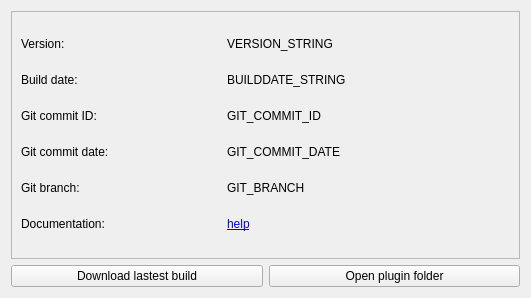
<?xml version="1.0" encoding="UTF-8"?>
<ui version="4.0">
 <class>PluginInfo</class>
 <widget class="QWidget" name="PluginInfo">
  <property name="geometry">
   <rect>
    <x>0</x>
    <y>0</y>
    <width>531</width>
    <height>298</height>
   </rect>
  </property>
  <property name="windowTitle">
   <string>Form</string>
  </property>
  <layout class="QGridLayout" name="gridLayout">
   <item row="1" column="0">
    <widget class="QPushButton" name="download_latest">
     <property name="sizePolicy">
      <sizepolicy hsizetype="Preferred" vsizetype="Fixed">
       <horstretch>0</horstretch>
       <verstretch>0</verstretch>
      </sizepolicy>
     </property>
     <property name="text">
      <string>Download lastest build</string>
     </property>
    </widget>
   </item>
   <item row="1" column="1">
    <widget class="QPushButton" name="open_plugin_folder">
     <property name="sizePolicy">
      <sizepolicy hsizetype="Preferred" vsizetype="Fixed">
       <horstretch>0</horstretch>
       <verstretch>0</verstretch>
      </sizepolicy>
     </property>
     <property name="maximumSize">
      <size>
       <width>16777215</width>
       <height>16777215</height>
      </size>
     </property>
     <property name="text">
      <string>Open plugin folder</string>
     </property>
    </widget>
   </item>
   <item row="0" column="0" colspan="2">
    <widget class="QFrame" name="frame">
     <property name="frameShape">
      <enum>QFrame::StyledPanel</enum>
     </property>
     <property name="frameShadow">
      <enum>QFrame::Raised</enum>
     </property>
     <layout class="QGridLayout" name="gridLayout_2">
      <item row="0" column="0">
       <widget class="QLabel" name="version">
        <property name="sizePolicy">
         <sizepolicy hsizetype="Preferred" vsizetype="Fixed">
          <horstretch>0</horstretch>
          <verstretch>0</verstretch>
         </sizepolicy>
        </property>
        <property name="maximumSize">
         <size>
          <width>200</width>
          <height>16777215</height>
         </size>
        </property>
        <property name="text">
         <string>Version:</string>
        </property>
       </widget>
      </item>
      <item row="4" column="0">
       <widget class="QLabel" name="branch">
        <property name="sizePolicy">
         <sizepolicy hsizetype="Preferred" vsizetype="Fixed">
          <horstretch>0</horstretch>
          <verstretch>0</verstretch>
         </sizepolicy>
        </property>
        <property name="maximumSize">
         <size>
          <width>200</width>
          <height>16777215</height>
         </size>
        </property>
        <property name="text">
         <string>Git branch:</string>
        </property>
       </widget>
      </item>
      <item row="3" column="0">
       <widget class="QLabel" name="git_date">
        <property name="sizePolicy">
         <sizepolicy hsizetype="Preferred" vsizetype="Fixed">
          <horstretch>0</horstretch>
          <verstretch>0</verstretch>
         </sizepolicy>
        </property>
        <property name="maximumSize">
         <size>
          <width>200</width>
          <height>16777215</height>
         </size>
        </property>
        <property name="text">
         <string>Git commit date:</string>
        </property>
       </widget>
      </item>
      <item row="1" column="0">
       <widget class="QLabel" name="builddate">
        <property name="sizePolicy">
         <sizepolicy hsizetype="Preferred" vsizetype="Fixed">
          <horstretch>0</horstretch>
          <verstretch>0</verstretch>
         </sizepolicy>
        </property>
        <property name="maximumSize">
         <size>
          <width>200</width>
          <height>16777215</height>
         </size>
        </property>
        <property name="text">
         <string>Build date:</string>
        </property>
       </widget>
      </item>
      <item row="2" column="0">
       <widget class="QLabel" name="git_commit">
        <property name="sizePolicy">
         <sizepolicy hsizetype="Preferred" vsizetype="Fixed">
          <horstretch>0</horstretch>
          <verstretch>0</verstretch>
         </sizepolicy>
        </property>
        <property name="maximumSize">
         <size>
          <width>200</width>
          <height>16777215</height>
         </size>
        </property>
        <property name="text">
         <string>Git commit ID:</string>
        </property>
       </widget>
      </item>
      <item row="5" column="0">
       <widget class="QLabel" name="label">
        <property name="sizePolicy">
         <sizepolicy hsizetype="Preferred" vsizetype="Fixed">
          <horstretch>0</horstretch>
          <verstretch>0</verstretch>
         </sizepolicy>
        </property>
        <property name="text">
         <string>Documentation:</string>
        </property>
       </widget>
      </item>
      <item row="5" column="1">
       <widget class="QLabel" name="label_2">
        <property name="text">
         <string>&lt;a href=&quot;https://gitlab.com/OpenRGBDevelopers/OpenRGB-Wiki/-/blob/stable/Plugins/VisualMap/VisualMap.md&quot;&gt;help&lt;/a&gt;</string>
        </property>
        <property name="textFormat">
         <enum>Qt::RichText</enum>
        </property>
        <property name="openExternalLinks">
         <bool>true</bool>
        </property>
       </widget>
      </item>
      <item row="0" column="1">
       <widget class="QLabel" name="version_string">
        <property name="text">
         <string>VERSION_STRING</string>
        </property>
       </widget>
      </item>
      <item row="1" column="1">
       <widget class="QLabel" name="builddate_string">
        <property name="text">
         <string>BUILDDATE_STRING</string>
        </property>
       </widget>
      </item>
      <item row="2" column="1">
       <widget class="QLabel" name="git_commit_id">
        <property name="text">
         <string>GIT_COMMIT_ID</string>
        </property>
       </widget>
      </item>
      <item row="3" column="1">
       <widget class="QLabel" name="git_commit_date">
        <property name="text">
         <string>GIT_COMMIT_DATE</string>
        </property>
       </widget>
      </item>
      <item row="4" column="1">
       <widget class="QLabel" name="git_branch">
        <property name="text">
         <string>GIT_BRANCH</string>
        </property>
       </widget>
      </item>
     </layout>
    </widget>
   </item>
  </layout>
 </widget>
 <resources/>
 <connections/>
</ui>
